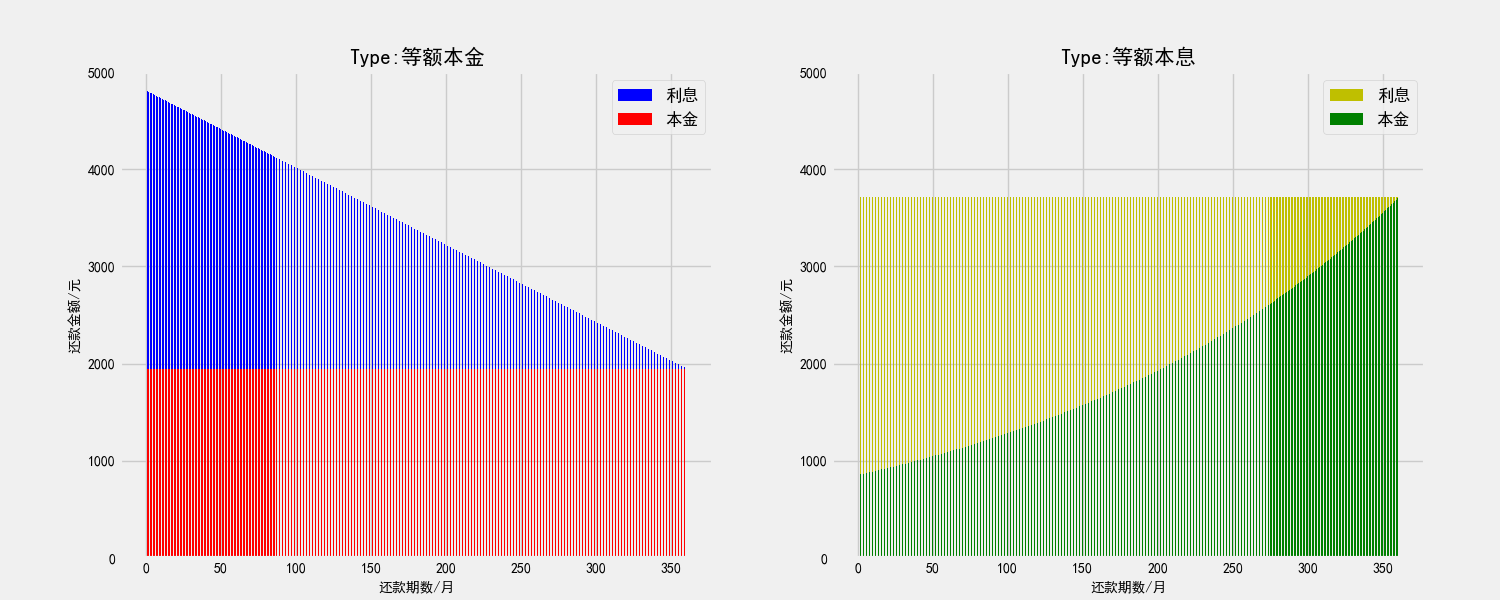

Generate this figure with Python:
"""
loan = 700000 # 贷款金额
annualRate = 0.049 # 贷款年利率
monthRate = annualRate/12 # 贷款月利率
period = 30 # 贷款期限30年

print("$$$$$$ $$$$$$ $$$$$$ 等额本金-list $$$$$$ $$$$$$ $$$$$$")
# 还款期数
month_list_Type0 = [n for n in range(1,period*12+1)]
# 每月应还本金
monthPrincipalPayment_list_Type0 = [loan/(period*12) for n in range(1,period*12+1)]
# 每月应还利息
monthInterestPayment_list_Type0 = [(loan - (n-1)*loan/(period*12))*monthRate for n in range(1,period*12+1)]
# 每月应还本息
monthPiPayment_list_Type0 = [loan/(period*12)+(loan - (n-1)*loan/(period*12))*monthRate for n in range(1,period*12+1)]
# 每月本金余额
monthPrincipalBalance_list_Type0 = [loan - n*loan/(period*12) for n in range(1,period*12+1)]

for n in range(0, period*12):
    month_list_Type0[n] = round(month_list_Type0[n], 2)
    monthPrincipalPayment_list_Type0[n] = round(monthPrincipalPayment_list_Type0[n], 2)
    monthInterestPayment_list_Type0[n] = round(monthInterestPayment_list_Type0[n], 2)
    monthPiPayment_list_Type0[n] = round(monthPiPayment_list_Type0[n], 2)
    monthPrincipalBalance_list_Type0[n] = round(monthPrincipalBalance_list_Type0[n], 2)
# print("还款期数",month_list_Type0)
# print("每月应还本金",monthPrincipalPayment_list_Type0)
# print("每月应还利息",monthInterestPayment_list_Type0)
# print("每月应还本息",monthPiPayment_list_Type0)
# print("每月本金余额",monthPrincipalBalance_list_Type0)
print("期数","月供","月供本金","月供利息","本金余额")
for n in range(0, period*12):
    print(month_list_Type0[n], monthPiPayment_list_Type0[n], monthPrincipalPayment_list_Type0[n], monthInterestPayment_list_Type0[n], monthPrincipalBalance_list_Type0[n])

print("$$$$$$ $$$$$$ $$$$$$ 等额本息-list $$$$$$ $$$$$$ $$$$$$")
# 还款期数
month_list_Type1 = [n for n in range(1,period*12+1)]
# 每月应还本息
monthPiPayment_list_Type1=[(loan*monthRate*(1+monthRate)**(period*12))/((1+monthRate)**(period*12)-1) for n in range(1,period*12+1)]
# 每月应还利息
monthInterestPayment_list_Type1 = [loan*monthRate]
# 每月应还本金
monthPrincipalPayment_list_Type1 = [monthPiPayment_list_Type1[0]-monthInterestPayment_list_Type1[0]]
# 每月本金余额
monthPrincipalBalance_list_Type1 = [loan-monthPrincipalPayment_list_Type1[0]]

for n in range(1, period*12):
    monthInterestPayment_list_Type1.append(
        monthPrincipalBalance_list_Type1[n-1]*monthRate)
    monthPrincipalPayment_list_Type1.append(
        monthPiPayment_list_Type1[n]-monthInterestPayment_list_Type1[n])
    monthPrincipalBalance_list_Type1.append(
        monthPrincipalBalance_list_Type1[n-1]-monthPrincipalPayment_list_Type1[n])

for n in range(0, period*12):
    month_list_Type1[n] = round(month_list_Type1[n], 2)
    monthPrincipalPayment_list_Type1[n] = round(monthPrincipalPayment_list_Type1[n], 2)
    monthInterestPayment_list_Type1[n] = round(monthInterestPayment_list_Type1[n], 2)
    monthPiPayment_list_Type1[n] = round(monthPiPayment_list_Type1[n], 2)
    monthPrincipalBalance_list_Type1[n] = round(monthPrincipalBalance_list_Type1[n], 2)
# print("还款期数",month_list_Type1)
# print("每月应还本金",monthPrincipalPayment_list_Type1)
# print("每月应还利息",monthInterestPayment_list_Type1)
# print("每月应还本息",monthPiPayment_list_Type1)
# print("每月本金余额",monthPrincipalBalance_list_Type1)
print("期数","月供","月供本金","月供利息","本金余额")
for n in range(0, period*12):
    print(month_list_Type1[n], monthPiPayment_list_Type1[n], monthPrincipalPayment_list_Type1[n], monthInterestPayment_list_Type1[n], monthPrincipalBalance_list_Type1[n])
"""
import matplotlib.pyplot as plt
plt.rcParams['font.sans-serif']=['SimHei'] #用来正常显示中文标签
plt.rcParams['axes.unicode_minus']=False #用来正常显示负号
plt.style.use("fivethirtyeight")

loan = 700000 # 贷款金额
annualRate = 0.049 # 贷款年利率
monthRate = annualRate/12 # 贷款月利率
period = 30 # 贷款期限30年

print("$$$$$$ $$$$$$ $$$$$$ 等额本金-list $$$$$$ $$$$$$ $$$$$$")
# 还款期数
month_list_Type0 = [n for n in range(1,period*12+1)]
# 每月应还本金
monthPrincipalPayment_list_Type0 = [loan/(period*12) for n in range(1,period*12+1)]
# 每月应还利息
monthInterestPayment_list_Type0 = [(loan - (n-1)*loan/(period*12))*monthRate for n in range(1,period*12+1)]
# 每月应还本息
monthPiPayment_list_Type0 = [loan/(period*12)+(loan - (n-1)*loan/(period*12))*monthRate for n in range(1,period*12+1)]
# 每月本金余额
monthPrincipalBalance_list_Type0 = [loan - n*loan/(period*12) for n in range(1,period*12+1)]

for n in range(0, period*12):
    month_list_Type0[n] = round(month_list_Type0[n], 2)
    monthPrincipalPayment_list_Type0[n] = round(monthPrincipalPayment_list_Type0[n], 2)
    monthInterestPayment_list_Type0[n] = round(monthInterestPayment_list_Type0[n], 2)
    monthPiPayment_list_Type0[n] = round(monthPiPayment_list_Type0[n], 2)
    monthPrincipalBalance_list_Type0[n] = round(monthPrincipalBalance_list_Type0[n], 2)
# print("还款期数",month_list_Type0)
# print("每月应还本金",monthPrincipalPayment_list_Type0)
# print("每月应还利息",monthInterestPayment_list_Type0)
# print("每月应还本息",monthPiPayment_list_Type0)
# print("每月本金余额",monthPrincipalBalance_list_Type0)
print("期数","月供","月供本金","月供利息","本金余额")
for n in range(0, period*12):
    print(month_list_Type0[n], monthPiPayment_list_Type0[n], monthPrincipalPayment_list_Type0[n], monthInterestPayment_list_Type0[n], monthPrincipalBalance_list_Type0[n])

print("$$$$$$ $$$$$$ $$$$$$ 等额本息-list $$$$$$ $$$$$$ $$$$$$")
# 还款期数
month_list_Type1 = [n for n in range(1,period*12+1)]
# 每月应还本息
monthPiPayment_list_Type1=[(loan*monthRate*(1+monthRate)**(period*12))/((1+monthRate)**(period*12)-1) for n in range(1,period*12+1)]
# 每月应还利息
monthInterestPayment_list_Type1 = [loan*monthRate]
# 每月应还本金
monthPrincipalPayment_list_Type1 = [monthPiPayment_list_Type1[0]-monthInterestPayment_list_Type1[0]]
# 每月本金余额
monthPrincipalBalance_list_Type1 = [loan-monthPrincipalPayment_list_Type1[0]]

for n in range(1, period*12):
    monthInterestPayment_list_Type1.append(
        monthPrincipalBalance_list_Type1[n-1]*monthRate)
    monthPrincipalPayment_list_Type1.append(
        monthPiPayment_list_Type1[n]-monthInterestPayment_list_Type1[n])
    monthPrincipalBalance_list_Type1.append(
        monthPrincipalBalance_list_Type1[n-1]-monthPrincipalPayment_list_Type1[n])

for n in range(0, period*12):
    month_list_Type1[n] = round(month_list_Type1[n], 2)
    monthPrincipalPayment_list_Type1[n] = round(monthPrincipalPayment_list_Type1[n], 2)
    monthInterestPayment_list_Type1[n] = round(monthInterestPayment_list_Type1[n], 2)
    monthPiPayment_list_Type1[n] = round(monthPiPayment_list_Type1[n], 2)
    monthPrincipalBalance_list_Type1[n] = round(monthPrincipalBalance_list_Type1[n], 2)
# print("还款期数",month_list_Type1)
# print("每月应还本金",monthPrincipalPayment_list_Type1)
# print("每月应还利息",monthInterestPayment_list_Type1)
# print("每月应还本息",monthPiPayment_list_Type1)
# print("每月本金余额",monthPrincipalBalance_list_Type1)
print("期数","月供","月供本金","月供利息","本金余额")
for n in range(0, period*12):
    print(month_list_Type1[n], monthPiPayment_list_Type1[n], monthPrincipalPayment_list_Type1[n], monthInterestPayment_list_Type1[n], monthPrincipalBalance_list_Type1[n])

# % matplotlib inline
# import matplotlib.pyplot as plt
# plt.rcParams['font.sans-serif']=['SimHei'] #用来正常显示中文标签
# plt.rcParams['axes.unicode_minus']=False #用来正常显示负号
# plt.style.use("fivethirtyeight")

f,ax=plt.subplots(figsize=(15,6))
plt.subplot(1,2,1)#plt.subplot(numrows, numcols, fignum)
plt.ylim(0,5000)
l1 = plt.bar(month_list_Type0,monthPiPayment_list_Type0,color='b',width=0.4)
l2 = plt.bar(month_list_Type0,monthPrincipalPayment_list_Type0,color='r',width=0.4)
plt.xlabel("还款期数/月",size=10) #设置x轴标签
plt.ylabel("还款金额/元",size=10) #设置y轴标签
plt.title("Type:等额本金",size=15) #设置标题
plt.tick_params(labelsize=10) #设置刻度参数
plt.legend(handles = [l1,l2], labels = ["利息","本金"], loc = 'best',fontsize=12) #设置注解
plt.subplot(1,2,2)#plt.subplot(numrows, numcols, fignum)
plt.ylim(0,5000)
l1 = plt.bar(month_list_Type1,monthPiPayment_list_Type1,color='y',width=0.4)
l2 = plt.bar(month_list_Type1,monthPrincipalPayment_list_Type1,color='g',width=0.4)
plt.xlabel("还款期数/月",size=10) #设置x轴标签
plt.ylabel("还款金额/元",size=10) #设置y轴标签
plt.title("Type:等额本息",size=15) #设置标题
plt.tick_params(labelsize=10) #设置刻度参数
plt.legend(handles = [l1,l2], labels = ["利息","本金"], loc = 'best',fontsize=12) #设置注解

#plt.savefig("myHome_loanDATA_20191017.jpg")
#plt.savefig("./myHome_loanDATA_20191017.png")
plt.savefig("myHome_loanDATA_20191017.png")
plt.show()